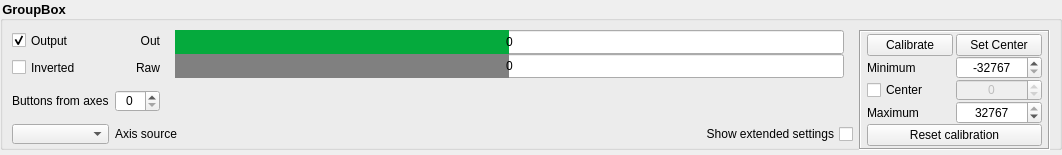
<?xml version="1.0" encoding="UTF-8"?>
<ui version="4.0">
 <class>Axes</class>
 <widget class="QWidget" name="Axes">
  <property name="geometry">
   <rect>
    <x>0</x>
    <y>0</y>
    <width>1062</width>
    <height>155</height>
   </rect>
  </property>
  <property name="windowTitle">
   <string>Form</string>
  </property>
  <layout class="QVBoxLayout" name="layoutV_Axes">
   <property name="spacing">
    <number>0</number>
   </property>
   <property name="leftMargin">
    <number>0</number>
   </property>
   <property name="topMargin">
    <number>0</number>
   </property>
   <property name="rightMargin">
    <number>0</number>
   </property>
   <property name="bottomMargin">
    <number>5</number>
   </property>
   <item>
    <widget class="QGroupBox" name="groupBox_AxixName">
     <property name="sizePolicy">
      <sizepolicy hsizetype="Preferred" vsizetype="Maximum">
       <horstretch>0</horstretch>
       <verstretch>1</verstretch>
      </sizepolicy>
     </property>
     <property name="minimumSize">
      <size>
       <width>0</width>
       <height>150</height>
      </size>
     </property>
     <property name="maximumSize">
      <size>
       <width>16777215</width>
       <height>150</height>
      </size>
     </property>
     <property name="font">
      <font>
       <pointsize>10</pointsize>
       <bold>true</bold>
      </font>
     </property>
     <property name="styleSheet">
      <string notr="true">QGroupBox#groupBox_AxixName {
	font-weight: bold;
    font-size: 10pt;
}</string>
     </property>
     <property name="title">
      <string>GroupBox</string>
     </property>
     <layout class="QGridLayout" name="gridLayout_2" rowstretch="1,0,0,0" columnstretch="0,0,0,0,7,2" columnminimumwidth="0,0,0,0,0,0">
      <property name="bottomMargin">
       <number>3</number>
      </property>
      <property name="spacing">
       <number>6</number>
      </property>
      <item row="3" column="4">
       <widget class="QCheckBox" name="checkBox_ShowExtend">
        <property name="sizePolicy">
         <sizepolicy hsizetype="Minimum" vsizetype="Fixed">
          <horstretch>0</horstretch>
          <verstretch>0</verstretch>
         </sizepolicy>
        </property>
        <property name="minimumSize">
         <size>
          <width>0</width>
          <height>17</height>
         </size>
        </property>
        <property name="layoutDirection">
         <enum>Qt::RightToLeft</enum>
        </property>
        <property name="text">
         <string>Show extended settings</string>
        </property>
       </widget>
      </item>
      <item row="0" column="5" rowspan="4">
       <widget class="QFrame" name="frame_4">
        <property name="minimumSize">
         <size>
          <width>155</width>
          <height>120</height>
         </size>
        </property>
        <property name="frameShape">
         <enum>QFrame::Box</enum>
        </property>
        <property name="frameShadow">
         <enum>QFrame::Sunken</enum>
        </property>
        <layout class="QGridLayout" name="gridLayout" columnstretch="0,0,0" columnminimumwidth="0,0,0">
         <property name="leftMargin">
          <number>6</number>
         </property>
         <property name="topMargin">
          <number>2</number>
         </property>
         <property name="rightMargin">
          <number>6</number>
         </property>
         <property name="bottomMargin">
          <number>2</number>
         </property>
         <property name="spacing">
          <number>0</number>
         </property>
         <item row="2" column="0">
          <widget class="QPushButton" name="pushButton_StartCalib">
           <property name="sizePolicy">
            <sizepolicy hsizetype="Minimum" vsizetype="Preferred">
             <horstretch>0</horstretch>
             <verstretch>0</verstretch>
            </sizepolicy>
           </property>
           <property name="text">
            <string>Calibrate</string>
           </property>
           <property name="checkable">
            <bool>true</bool>
           </property>
           <property name="checked">
            <bool>false</bool>
           </property>
          </widget>
         </item>
         <item row="4" column="0">
          <widget class="QCheckBox" name="checkBox_Center">
           <property name="sizePolicy">
            <sizepolicy hsizetype="Minimum" vsizetype="Preferred">
             <horstretch>0</horstretch>
             <verstretch>0</verstretch>
            </sizepolicy>
           </property>
           <property name="text">
            <string>Center</string>
           </property>
          </widget>
         </item>
         <item row="3" column="0">
          <widget class="QLabel" name="text_minimum">
           <property name="sizePolicy">
            <sizepolicy hsizetype="Preferred" vsizetype="Preferred">
             <horstretch>0</horstretch>
             <verstretch>0</verstretch>
            </sizepolicy>
           </property>
           <property name="text">
            <string>Minimum</string>
           </property>
          </widget>
         </item>
         <item row="2" column="1">
          <spacer name="horizontalSpacer">
           <property name="orientation">
            <enum>Qt::Horizontal</enum>
           </property>
           <property name="sizeType">
            <enum>QSizePolicy::Fixed</enum>
           </property>
           <property name="sizeHint" stdset="0">
            <size>
             <width>3</width>
             <height>20</height>
            </size>
           </property>
          </spacer>
         </item>
         <item row="5" column="0">
          <widget class="QLabel" name="text_maximum">
           <property name="sizePolicy">
            <sizepolicy hsizetype="Preferred" vsizetype="Preferred">
             <horstretch>0</horstretch>
             <verstretch>0</verstretch>
            </sizepolicy>
           </property>
           <property name="text">
            <string>Maximum</string>
           </property>
          </widget>
         </item>
         <item row="2" column="2">
          <widget class="QPushButton" name="pushButton_SetCenter">
           <property name="sizePolicy">
            <sizepolicy hsizetype="Minimum" vsizetype="Preferred">
             <horstretch>0</horstretch>
             <verstretch>0</verstretch>
            </sizepolicy>
           </property>
           <property name="text">
            <string>Set Center</string>
           </property>
          </widget>
         </item>
         <item row="3" column="2">
          <widget class="QSpinBox" name="spinBox_CalibMin">
           <property name="sizePolicy">
            <sizepolicy hsizetype="Minimum" vsizetype="Preferred">
             <horstretch>0</horstretch>
             <verstretch>0</verstretch>
            </sizepolicy>
           </property>
           <property name="alignment">
            <set>Qt::AlignCenter</set>
           </property>
           <property name="minimum">
            <number>-32767</number>
           </property>
           <property name="maximum">
            <number>32767</number>
           </property>
           <property name="value">
            <number>-32767</number>
           </property>
          </widget>
         </item>
         <item row="4" column="2">
          <widget class="QSpinBox" name="spinBox_CalibCenter">
           <property name="enabled">
            <bool>false</bool>
           </property>
           <property name="sizePolicy">
            <sizepolicy hsizetype="Minimum" vsizetype="Preferred">
             <horstretch>0</horstretch>
             <verstretch>0</verstretch>
            </sizepolicy>
           </property>
           <property name="alignment">
            <set>Qt::AlignCenter</set>
           </property>
           <property name="minimum">
            <number>-32767</number>
           </property>
           <property name="maximum">
            <number>32767</number>
           </property>
          </widget>
         </item>
         <item row="5" column="2">
          <widget class="QSpinBox" name="spinBox_CalibMax">
           <property name="sizePolicy">
            <sizepolicy hsizetype="Minimum" vsizetype="Preferred">
             <horstretch>0</horstretch>
             <verstretch>0</verstretch>
            </sizepolicy>
           </property>
           <property name="alignment">
            <set>Qt::AlignCenter</set>
           </property>
           <property name="minimum">
            <number>-32767</number>
           </property>
           <property name="maximum">
            <number>32767</number>
           </property>
           <property name="value">
            <number>32767</number>
           </property>
          </widget>
         </item>
         <item row="6" column="0" colspan="3">
          <widget class="QPushButton" name="pushButton_ResetCalib">
           <property name="sizePolicy">
            <sizepolicy hsizetype="Minimum" vsizetype="Preferred">
             <horstretch>0</horstretch>
             <verstretch>0</verstretch>
            </sizepolicy>
           </property>
           <property name="text">
            <string>Reset calibration</string>
           </property>
          </widget>
         </item>
        </layout>
       </widget>
      </item>
      <item row="2" column="3" colspan="2">
       <widget class="AxesToButtonsSlider" name="widget_A2bSlider" native="true">
        <property name="enabled">
         <bool>false</bool>
        </property>
        <property name="minimumSize">
         <size>
          <width>0</width>
          <height>40</height>
         </size>
        </property>
       </widget>
      </item>
      <item row="1" column="2">
       <widget class="QLabel" name="label_2">
        <property name="sizePolicy">
         <sizepolicy hsizetype="Preferred" vsizetype="Preferred">
          <horstretch>0</horstretch>
          <verstretch>0</verstretch>
         </sizepolicy>
        </property>
        <property name="minimumSize">
         <size>
          <width>0</width>
          <height>21</height>
         </size>
        </property>
        <property name="text">
         <string>Raw</string>
        </property>
        <property name="alignment">
         <set>Qt::AlignRight|Qt::AlignTrailing|Qt::AlignVCenter</set>
        </property>
       </widget>
      </item>
      <item row="0" column="2">
       <widget class="QLabel" name="label">
        <property name="sizePolicy">
         <sizepolicy hsizetype="Preferred" vsizetype="Preferred">
          <horstretch>0</horstretch>
          <verstretch>0</verstretch>
         </sizepolicy>
        </property>
        <property name="minimumSize">
         <size>
          <width>0</width>
          <height>21</height>
         </size>
        </property>
        <property name="text">
         <string>Out</string>
        </property>
        <property name="alignment">
         <set>Qt::AlignRight|Qt::AlignTrailing|Qt::AlignVCenter</set>
        </property>
       </widget>
      </item>
      <item row="0" column="3" rowspan="2" colspan="2">
       <layout class="QVBoxLayout" name="verticalLayout_2" stretch="1,1">
        <property name="spacing">
         <number>0</number>
        </property>
        <property name="sizeConstraint">
         <enum>QLayout::SetDefaultConstraint</enum>
        </property>
        <property name="leftMargin">
         <number>9</number>
        </property>
        <property name="rightMargin">
         <number>9</number>
        </property>
        <item>
         <widget class="QProgressBar" name="progressBar_Out">
          <property name="enabled">
           <bool>true</bool>
          </property>
          <property name="sizePolicy">
           <sizepolicy hsizetype="Expanding" vsizetype="Preferred">
            <horstretch>0</horstretch>
            <verstretch>0</verstretch>
           </sizepolicy>
          </property>
          <property name="minimumSize">
           <size>
            <width>0</width>
            <height>23</height>
           </size>
          </property>
          <property name="maximumSize">
           <size>
            <width>16777215</width>
            <height>16777215</height>
           </size>
          </property>
          <property name="styleSheet">
           <string notr="true">QProgressBar::chunk {
    background-color: rgb(5, 170, 61); /* INVICTUS_GREEN */
}
QProgressBar::chunk:disabled {
    background-color: rgba(5, 170, 61, 80); /* Semi-transparent Invictus Green */
}</string>
          </property>
          <property name="minimum">
           <number>-32767</number>
          </property>
          <property name="maximum">
           <number>32767</number>
          </property>
          <property name="value">
           <number>0</number>
          </property>
          <property name="alignment">
           <set>Qt::AlignCenter</set>
          </property>
          <property name="textVisible">
           <bool>true</bool>
          </property>
          <property name="invertedAppearance">
           <bool>false</bool>
          </property>
          <property name="format">
           <string notr="true">%v</string>
          </property>
         </widget>
        </item>
        <item>
         <widget class="QProgressBar" name="progressBar_Raw">
          <property name="enabled">
           <bool>true</bool>
          </property>
          <property name="sizePolicy">
           <sizepolicy hsizetype="Expanding" vsizetype="Preferred">
            <horstretch>0</horstretch>
            <verstretch>0</verstretch>
           </sizepolicy>
          </property>
          <property name="minimumSize">
           <size>
            <width>0</width>
            <height>23</height>
           </size>
          </property>
          <property name="maximumSize">
           <size>
            <width>16777215</width>
            <height>16777215</height>
           </size>
          </property>
          <property name="styleSheet">
           <string notr="true">QProgressBar::chunk {
    background-color: rgb(128, 128, 128); /* medium gray */
}
QProgressBar::chunk:disabled {
    background-color: rgba(128, 128, 128, 80); /* semi-transparent medium gray */
}</string>
          </property>
          <property name="minimum">
           <number>-32767</number>
          </property>
          <property name="maximum">
           <number>32767</number>
          </property>
          <property name="value">
           <number>0</number>
          </property>
          <property name="alignment">
           <set>Qt::AlignCenter</set>
          </property>
          <property name="textVisible">
           <bool>true</bool>
          </property>
          <property name="invertedAppearance">
           <bool>false</bool>
          </property>
          <property name="format">
           <string notr="true">%v</string>
          </property>
         </widget>
        </item>
       </layout>
      </item>
      <item row="1" column="0" colspan="2">
       <widget class="QCheckBox" name="checkBox_Inverted">
        <property name="sizePolicy">
         <sizepolicy hsizetype="Minimum" vsizetype="Minimum">
          <horstretch>0</horstretch>
          <verstretch>0</verstretch>
         </sizepolicy>
        </property>
        <property name="minimumSize">
         <size>
          <width>0</width>
          <height>21</height>
         </size>
        </property>
        <property name="text">
         <string>Inverted</string>
        </property>
       </widget>
      </item>
      <item row="0" column="0" colspan="2">
       <widget class="QCheckBox" name="checkBox_Output">
        <property name="sizePolicy">
         <sizepolicy hsizetype="Minimum" vsizetype="Minimum">
          <horstretch>0</horstretch>
          <verstretch>0</verstretch>
         </sizepolicy>
        </property>
        <property name="minimumSize">
         <size>
          <width>0</width>
          <height>21</height>
         </size>
        </property>
        <property name="text">
         <string>Output</string>
        </property>
        <property name="checked">
         <bool>true</bool>
        </property>
       </widget>
      </item>
      <item row="2" column="0">
       <widget class="QLabel" name="label_3">
        <property name="sizePolicy">
         <sizepolicy hsizetype="Preferred" vsizetype="Minimum">
          <horstretch>0</horstretch>
          <verstretch>0</verstretch>
         </sizepolicy>
        </property>
        <property name="text">
         <string>Buttons from axes</string>
        </property>
       </widget>
      </item>
      <item row="2" column="1" colspan="2">
       <widget class="QSpinBox" name="spinBox_A2bCount">
        <property name="sizePolicy">
         <sizepolicy hsizetype="Minimum" vsizetype="Fixed">
          <horstretch>0</horstretch>
          <verstretch>0</verstretch>
         </sizepolicy>
        </property>
        <property name="minimumSize">
         <size>
          <width>45</width>
          <height>20</height>
         </size>
        </property>
        <property name="alignment">
         <set>Qt::AlignCenter</set>
        </property>
        <property name="maximum">
         <number>12</number>
        </property>
       </widget>
      </item>
      <item row="3" column="0">
       <widget class="CenteredCBox" name="comboBox_AxisSource1">
        <property name="sizePolicy">
         <sizepolicy hsizetype="Minimum" vsizetype="Minimum">
          <horstretch>0</horstretch>
          <verstretch>0</verstretch>
         </sizepolicy>
        </property>
        <property name="minimumSize">
         <size>
          <width>95</width>
          <height>20</height>
         </size>
        </property>
       </widget>
      </item>
      <item row="3" column="1" colspan="3">
       <widget class="QLabel" name="text_axisSource">
        <property name="minimumSize">
         <size>
          <width>0</width>
          <height>20</height>
         </size>
        </property>
        <property name="text">
         <string>Axis source</string>
        </property>
        <property name="alignment">
         <set>Qt::AlignLeading|Qt::AlignLeft|Qt::AlignVCenter</set>
        </property>
       </widget>
      </item>
     </layout>
    </widget>
   </item>
   <item>
    <widget class="QFrame" name="frame">
     <property name="frameShape">
      <enum>QFrame::NoFrame</enum>
     </property>
     <property name="frameShadow">
      <enum>QFrame::Raised</enum>
     </property>
     <layout class="QHBoxLayout" name="layoutH_AxesExtend">
      <property name="spacing">
       <number>0</number>
      </property>
      <property name="leftMargin">
       <number>9</number>
      </property>
      <property name="topMargin">
       <number>0</number>
      </property>
      <property name="rightMargin">
       <number>9</number>
      </property>
      <property name="bottomMargin">
       <number>0</number>
      </property>
     </layout>
    </widget>
   </item>
  </layout>
 </widget>
 <customwidgets>
  <customwidget>
   <class>CenteredCBox</class>
   <extends>QComboBox</extends>
   <header>centered_cbox.h</header>
  </customwidget>
  <customwidget>
   <class>AxesToButtonsSlider</class>
   <extends>QWidget</extends>
   <header>axestobuttonsslider.h</header>
   <container>1</container>
  </customwidget>
 </customwidgets>
 <resources/>
 <connections/>
</ui>
